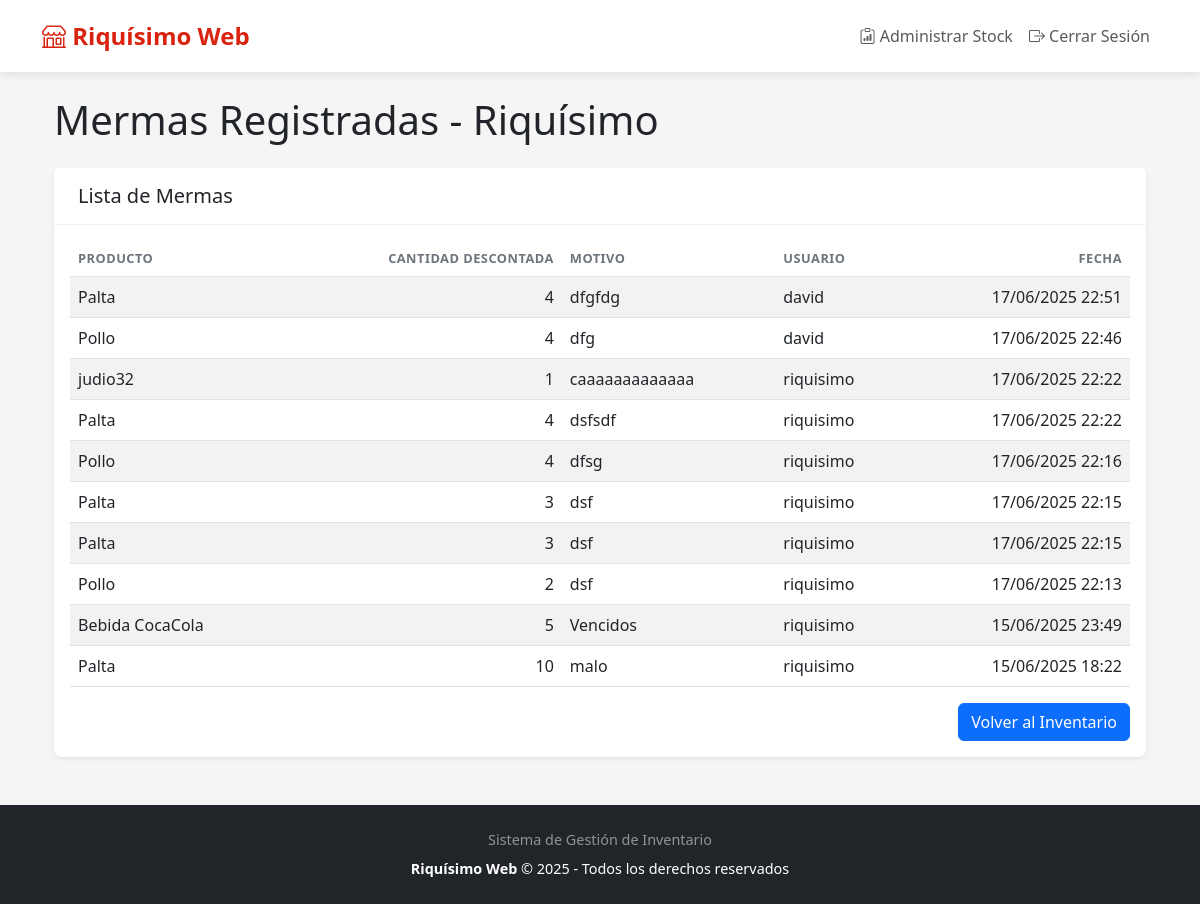
Page /inventario/mermas/ (signed in) on the committed database.
### inventario/models.py (models this page shows, shortened)
class Merma(models.Model):
    producto = models.ForeignKey(Producto, on_delete=models.CASCADE)
    cantidad = models.IntegerField(validators=[MinValueValidator(1)])
    motivo = models.TextField()
    fecha_registro = models.DateTimeField(auto_now_add=True)
    usuario = models.ForeignKey(User, on_delete=models.SET_NULL, null=True)

class Producto(models.Model):
    UNIDADES = [
        ('un', 'Unidades'),
        ('kg', 'Kilogramos'),
        ('lt', 'Litros'),
        ('lata', 'Latas'),
    ]
    nombre = models.CharField(max_length=100)
    cantidad = models.IntegerField(validators=[MinValueValidator(0)])
    unidad = models.CharField(max_length=10, choices=UNIDADES)
    fecha_actualizacion = models.DateTimeField(auto_now=True)

### inventario/views.py (the view)
# urls.py: path('mermas/', views.mermas_publico, name='mermas_publico'),
@login_required
def mermas_publico(request):
    mermas = Merma.objects.select_related('producto', 'usuario').order_by('-fecha_registro')
    return render(request, 'inventario/mermas_publico.html', {  # Usa la plantilla correcta
        'mermas': mermas
    })

### inventario/templates/inventario/mermas_publico.html
{% extends "base.html" %}
{% load static %}
{% block content %}
<div class="container mt-4">
    {% if user.is_authenticated %}
        <h1 class="mb-4">Mermas Registradas - Riquísimo</h1>
        <div class="card shadow-sm">
            <div class="card-header">
                <h5 class="mb-0">Lista de Mermas</h5>
            </div>
            <div class="card-body">
                <div class="table-responsive">
                    <table class="table table-striped">
                        <thead>
                            <tr>
                                <th>Producto</th>
                                <th class="text-end">Cantidad Descontada</th>
                                <th>Motivo</th>
                                <th>Usuario</th>
                                <th class="text-end">Fecha</th>
                            </tr>
                        </thead>
                        <tbody>
                            {% if mermas %}
                                {% for merma in mermas %}
                                <tr>
                                    <td>{{ merma.producto.nombre }}</td>
                                    <td class="text-end">{{ merma.cantidad }}</td>
                                    <td>{{ merma.motivo }}</td>
                                    <td>{{ merma.usuario.username }}</td>
                                    <td class="text-end">{{ merma.fecha_registro|date:"d/m/Y H:i" }}</td>
                                </tr>
                                {% empty %}
                                <tr>
                                    <td colspan="5" class="text-center">No hay mermas registradas</td>
                                </tr>
                                {% endfor %}
                            {% else %}
                                <tr>
                                    <td colspan="5" class="text-center">No hay mermas registradas</td>
                                </tr>
                            {% endif %}
                        </tbody>
                    </table>
                </div>
                <div class="mt-3 text-end">
                    <a href="{% url 'inventario:stock_admin' %}" class="btn btn-primary">Volver al Inventario</a>
                </div>
            </div>
        </div>
    {% else %}
        <div class="alert alert-warning text-center" role="alert">
            <i class="bi bi-exclamation-circle"></i> Debes iniciar sesión para ver las mermas registradas.
            <a href="{% url 'login' %}?next={{ request.path }}" class="alert-link">Iniciar sesión</a>
        </div>
    {% endif %}
</div>
{% endblock %}

### inventario/templates/base.html (style rules this page uses)
:root { --color-riquisimo: #d9230f; --color-riquisimo-hover: #b51d0d; --color-light-bg: #f8f9fa; --color-dark-text: #212529; }
body { font-family: 'Segoe UI', Tahoma, Geneva, Verdana, sans-serif; color: var(--color-dark-text); background-color: #f5f5f5; }
.card { border: none; border-radius: 0.5rem; box-shadow: 0 2px 15px rgba(0, 0, 0, 0.05); transition: transform 0.2s, box-shadow 0.2s; margin-bottom: 1.5rem; }
.card-header { background-color: white; border-bottom: 1px solid rgba(0, 0, 0, 0.05); font-weight: 600; padding: 1rem 1.5rem; }
.table { margin-bottom: 0; }
.table thead th { border-bottom-width: 1px; font-weight: 600; text-transform: uppercase; font-size: 0.8rem; letter-spacing: 0.5px; color: #6c757d; }

### rows in the picture
Merma: producto.nombre "Palta", cantidad "4", motivo "dfgfdg", usuario.username "david", fecha_registro "17/06/2025 22:51"
Merma: producto.nombre "Pollo", cantidad "4", motivo "dfg", usuario.username "david", fecha_registro "17/06/2025 22:46"
Merma: producto.nombre "judio32", cantidad "1", motivo "caaaaaaaaaaaaa", usuario.username "riquisimo", fecha_registro "17/06/2025 22:22"
Merma: producto.nombre "Palta", cantidad "4", motivo "dsfsdf", usuario.username "riquisimo", fecha_registro "17/06/2025 22:22"
Merma: producto.nombre "Pollo", cantidad "4", motivo "dfsg", usuario.username "riquisimo", fecha_registro "17/06/2025 22:16"
Merma: producto.nombre "Palta", cantidad "3", motivo "dsf", usuario.username "riquisimo", fecha_registro "17/06/2025 22:15"
Merma: producto.nombre "Palta", cantidad "3", motivo "dsf", usuario.username "riquisimo", fecha_registro "17/06/2025 22:15"
Merma: producto.nombre "Pollo", cantidad "2", motivo "dsf", usuario.username "riquisimo", fecha_registro "17/06/2025 22:13"
Merma: producto.nombre "Bebida CocaCola", cantidad "5", motivo "Vencidos", usuario.username "riquisimo", fecha_registro "15/06/2025 23:49"
Merma: producto.nombre "Palta", cantidad "10", motivo "malo", usuario.username "riquisimo", fecha_registro "15/06/2025 18:22"
